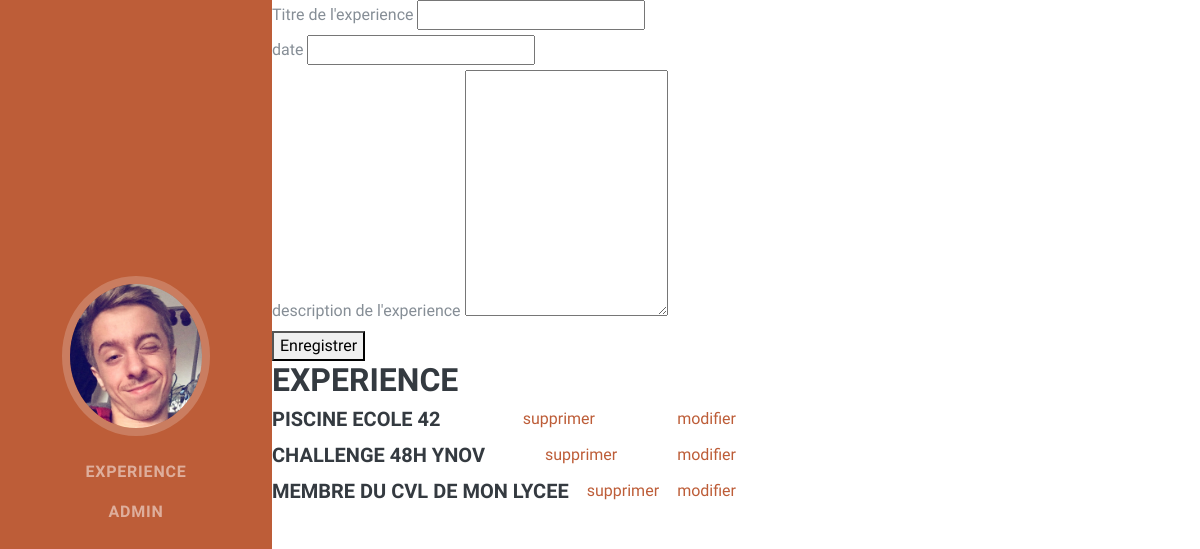
The page /Paulchesneau/admin.php on the database its author committed.
### tables this page shows
CREATE TABLE `experience` (
  `id_experience` int(3) NOT NULL,
  `titre` varchar(50) DEFAULT NULL,
  `date` varchar(40) DEFAULT NULL,
  `description` varchar(500) DEFAULT NULL
);

### Paulchesneau/admin.php (the view, shortened to what this page needs)
<?php require_once("inc/header.php") ?>
<div>
    <?php require("inc/admin_area.php") ?>
    <div>
        <h3>experience</h3>
        <?php
            $base_de_donnee = $pdo->query("SELECT * FROM experience ORDER BY id_experience DESC");
            while ($experience = $base_de_donnee->fetch(PDO::FETCH_OBJ)) { ?>
                <div>
                        <div>
                                <div class="exper">
                                    <div>
                                        <h5 class="card-title"><?php echo $experience->titre; ?></h5>
                                    </div>
                                    <?php echo '<a href="admin.php?delete='. $experience->id_experience. '" >' ?> supprimer</a>
                                    <?php echo '<a href="admin.php?modif='. $experience->id_experience. '" >' ?> modifier</a>
                                </div>
                        </div>
                </div>
            <?php } ?>
    </div>
</div>
<?php require_once("inc/footer.php") ?>

### Paulchesneau/css/style.css (style rules this page uses)
.exper { margin: 0px auto; display: inline-flex; align-content: center; justify-content: space-between; width: 50%; }

### rows shown on the page
experience: titre "PISCINE ECOLE 42"
experience: titre "CHALLENGE 48H YNOV"
experience: titre "MEMBRE DU CVL DE MON LYCEE"
